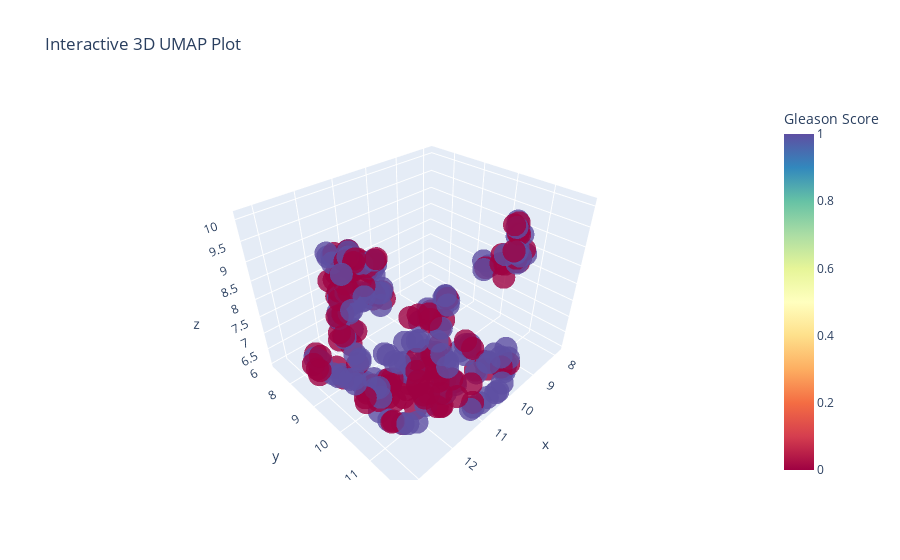

Notebook code cell kept with this figure:
### Code cell
import plotly.express as px
import umap
import pandas as pd

# Assuming 'x' is your normalized data and 'data['Gleason_Score']' contains your class labels
umap_model_3d = umap.UMAP(n_neighbors=10, min_dist=0.03, n_components=3, random_state=42)
x_umap_3d = umap_model_3d.fit_transform(x)

'''# Create a DataFrame to store UMAP components and labels
df = pd.DataFrame({
    'UMAP1': x_umap_3d[:, 0],
    'UMAP2': x_umap_3d[:, 1],
    'UMAP3': x_umap_3d[:, 2],
    'Gleason_Score': data['Gleason_Score']  # assuming Gleason_Score is part of 'data'
})'''

# Use plotly to create an interactive 3D scatter plot
fig = px.scatter_3d(
    x_umap_3d,
    x=x_umap_3d[:,0],
    y=x_umap_3d[:,1],
    z=x_umap_3d[:,2],
    color=data['Gleason_Score'],  # Color points based on Gleason_Score
    title="Interactive 3D UMAP Plot",
    labels={'color': 'Gleason Score'},
    opacity=0.8,
    color_continuous_scale='Spectral'  # Same color map as your Matplotlib version
)

# Show the plot
fig.show()

### Figure 1 — Plotly figure (JSON) as saved in the notebook; plotly's stock layout.template omitted (floating-point values rounded to 4 significant figures; data arrays with more than 128 entries replaced by an {"elided": "..."} marker saying what was removed)
{"data": [{"hovertemplate": "x=%{x}<br>y=%{y}<br>z=%{z}<br>Gleason Score=%{marker.color}<extra></extra>", "legendgroup": "", "marker": {"color": {"elided": "290 int values"}, "coloraxis": "coloraxis", "opacity": 0.8, "symbol": "circle"}, "mode": "markers", "name": "", "scene": "scene", "showlegend": false, "type": "scatter3d", "x": {"elided": "290 float values"}, "y": {"elided": "290 float values"}, "z": {"elided": "290 float values"}}], "layout": {"coloraxis": {"colorbar": {"title": {"text": "Gleason Score"}}, "colorscale": [[0, "rgb(158,1,66)"], [0.1, "rgb(213,62,79)"], [0.2, "rgb(244,109,67)"], [0.3, "rgb(253,174,97)"], [0.4, "rgb(254,224,139)"], [0.5, "rgb(255,255,191)"], [0.6, "rgb(230,245,152)"], [0.7, "rgb(171,221,164)"], [0.8, "rgb(102,194,165)"], [0.9, "rgb(50,136,189)"], [1, "rgb(94,79,162)"]]}, "legend": {"tracegroupgap": 0}, "scene": {"domain": {"x": [0, 1], "y": [0, 1]}, "xaxis": {"title": {"text": "x"}}, "yaxis": {"title": {"text": "y"}}, "zaxis": {"title": {"text": "z"}}}, "title": {"text": "Interactive 3D UMAP Plot"}}}
